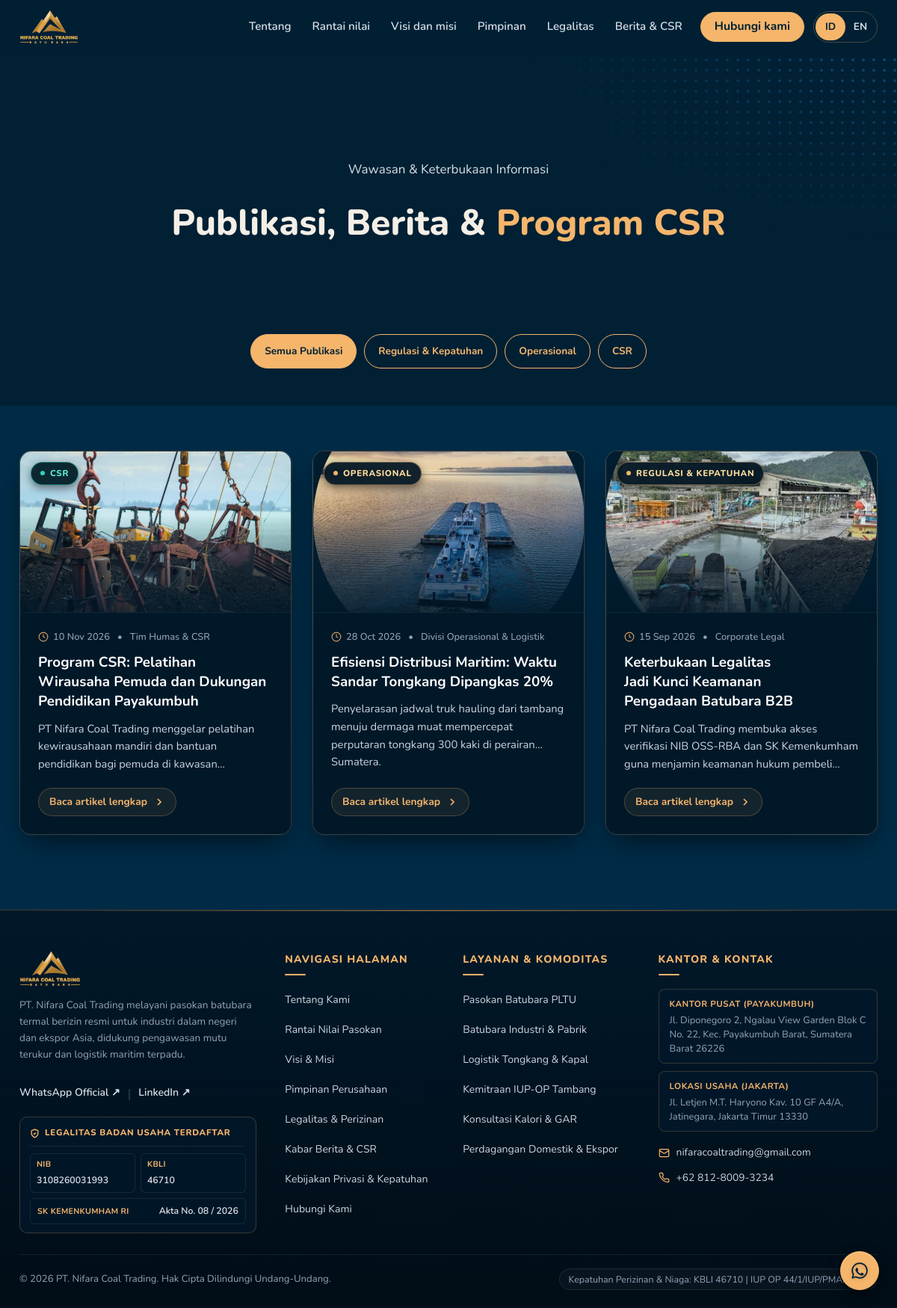
The app's page /website_php/berita/index.php with its own data.
### tables this page shows
CREATE TABLE IF NOT EXISTS `articles` (
  `id` int(11) NOT NULL AUTO_INCREMENT,
  `title` varchar(255) NOT NULL,
  `slug` varchar(255) NOT NULL,
  `category` varchar(100) NOT NULL DEFAULT 'Berita',
  `excerpt` text NOT NULL,
  `content` longtext NOT NULL,
  `image` varchar(255) DEFAULT NULL,
  `author` varchar(100) DEFAULT 'PT. Nifara Coal Trading',
  `status` enum('published','draft') NOT NULL DEFAULT 'published',
  `views` int(11) NOT NULL DEFAULT 0,
  `created_at` datetime NOT NULL DEFAULT CURRENT_TIMESTAMP,
  `updated_at` datetime NOT NULL DEFAULT CURRENT_TIMESTAMP ON UPDATE CURRENT_TIMESTAMP,
  PRIMARY KEY (`id`),
  UNIQUE KEY `slug_unique` (`slug`),
  KEY `idx_category` (`category`),
  KEY `idx_status_created` (`status`,`created_at`)
);

### website_php/berita/index.php (the view, shortened to what this page needs)
<?php
$db = getDB();
$basePath = '..';
$category = isset($_GET['kategori']) ? trim($_GET['kategori']) : 'Semua';
$search = isset($_GET['q']) ? trim($_GET['q']) : '';
$sql = "SELECT * FROM articles WHERE status = 'published'";
$params = [];
$sql .= " ORDER BY created_at DESC";
$stmt = $db->prepare($sql);
$stmt->execute($params);
$articles = $stmt->fetchAll();
$catStmt = $db->query("SELECT DISTINCT category FROM articles WHERE status = 'published'");
$categories = $catStmt->fetchAll(PDO::FETCH_COLUMN);
include __DIR__ . '/../includes/header.php';
?>
<main id="main" tabindex="-1">
  <section class="band dots" style="padding-top: 140px; padding-bottom: 50px;">
    <div class="wrap text-center" style="max-width: 900px; text-align: center;">
      <span class="kicker" data-en="INFORMATION & TRANSPARENCY">Wawasan & Keterbukaan Informasi</span>
      <h1 style="font-size: clamp(2rem, 4vw, 3rem); font-weight: 800; color: var(--paper); margin: 16px 0 20px;">
        Publikasi, Berita &amp; <span style="color: var(--gold);">Program CSR</span>
      </h1>
      <div style="display: flex; flex-wrap: wrap; gap: 10px; justify-content: center; align-items: center;">
        <a href="index.php" class="btn <?= ($category === 'Semua' && empty($search)) ? 'solid' : '' ?>" style="font-size: 0.85rem; padding: 8px 18px;">Semua Publikasi</a>
        <?php foreach ($categories as $cat): ?>
          <a href="index.php?kategori=<?= urlencode($cat) ?>" class="btn <?= ($category === $cat) ? 'solid' : '' ?>" style="font-size: 0.85rem; padding: 8px 18px;">
            <?= htmlspecialchars($cat) ?>
          </a>
        <?php endforeach; ?>
      </div>
    </div>
  </section>
  <section class="band alt" style="padding: 60px 0 100px;">
    <div class="wrap">
      <?php if (empty($articles)): ?>
        <div style="text-align: center; padding: 60px 20px; background: rgba(1, 32, 52, 0.6); border: 1px solid var(--line); border-radius: 12px;">
          <h3 style="color: var(--paper); margin-bottom: 8px;">Belum Ada Publikasi</h3>
          <p style="color: var(--muted); margin-bottom: 24px;">Tidak ada artikel yang cocok dengan filter atau kriteria pencarian Anda.</p>
          <a href="index.php" class="btn solid">Lihat Semua Artikel</a>
        </div>
      <?php else: ?>
        <div class="news-grid">
          <?php foreach ($articles as $art): ?>
            <?php
              $artImg = !empty($art['image']) ? $basePath . '/' . ltrim($art['image'], '/') : $basePath . '/img/hero.jpg';
            ?>
            <article class="news-card">
              <a href="detail.php?slug=<?= urlencode($art['slug']) ?>" class="news-thumb-wrap">
                <img src="<?= htmlspecialchars($artImg) ?>" alt="<?= htmlspecialchars($art['title']) ?>" loading="lazy">
                <span class="news-tag <?= $art['category'] === 'CSR' ? 'csr' : '' ?>"><?= htmlspecialchars($art['category']) ?></span>
              </a>
              <div class="news-body">
                <div class="news-date">
                  <svg width="14" height="14" viewBox="0 0 24 24" fill="none" stroke="currentColor" stroke-width="2"><circle cx="12" cy="12" r="10"/><polyline points="12 6 12 12 16 14"/></svg>
                  <span><?= date('d M Y', strtotime($art['created_at'])) ?></span>
                  <span style="margin: 0 4px;">&bull;</span>
                  <span><?= htmlspecialchars($art['author'] ?? 'PT. Nifara Coal Trading') ?></span>
                </div>
                <h2 class="news-title" style="font-size: 1.18rem;">
                  <a href="detail.php?slug=<?= urlencode($art['slug']) ?>"><?= htmlspecialchars($art['title']) ?></a>
                </h2>
                <p class="news-snippet"><?= htmlspecialchars($art['excerpt'] ?? substr(strip_tags($art['content']), 0, 130) . '...') ?></p>
                <a href="detail.php?slug=<?= urlencode($art['slug']) ?>" class="news-readmore">
                  <span>Baca artikel lengkap</span>
                  <svg width="16" height="16" viewBox="0 0 24 24" fill="none" stroke="currentColor" stroke-width="2.5"><polyline points="9 18 15 12 9 6"/></svg>
                </a>
              </div>
            </article>
          <?php endforeach; ?>
        </div>
      <?php endif; ?>
    </div>
  </section>
</main>
<?php
include __DIR__ . '/../includes/footer.php';
?>

### records on screen
articles: image (picture), category "CSR", created_at "10 Nov 2026", author "Tim Humas & CSR", title "Program CSR: Pelatihan Wirausaha Pemuda dan Dukungan Pendidikan Payakumbuh", excerpt "PT Nifara Coal Trading menggelar pelatihan kewirausahaan mandiri dan bantuan pendidikan bagi pemuda di…"
articles: image (picture), category "OPERASIONAL", created_at "28 Oct 2026", author "Divisi Operasional & Logistik", title "Efisiensi Distribusi Maritim: Waktu Sandar Tongkang Dipangkas 20%", excerpt "Penyelarasan jadwal truk hauling dari tambang menuju dermaga muat mempercepat perputaran tongkang 300 kaki di perairan Sumatera."
articles: image (picture), category "REGULASI & KEPATUHAN", created_at "15 Sep 2026", author "Corporate Legal", title "Keterbukaan Legalitas Jadi Kunci Keamanan Pengadaan Batubara B2B", excerpt "PT Nifara Coal Trading membuka akses verifikasi NIB OSS-RBA dan SK Kemenkumham guna menjamin keamanan hukum…"

### other values on screen
$cat "Regulasi & Kepatuhan"
$cat "Operasional"
$cat "CSR"
